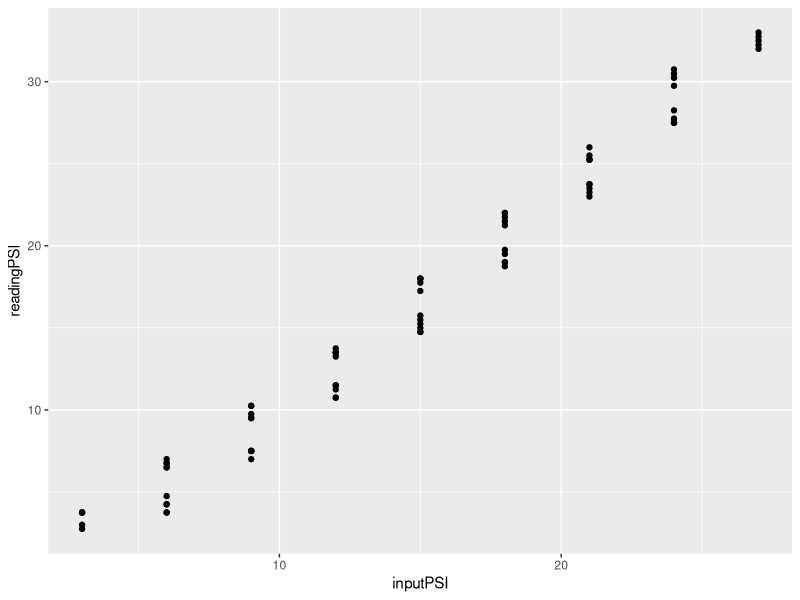
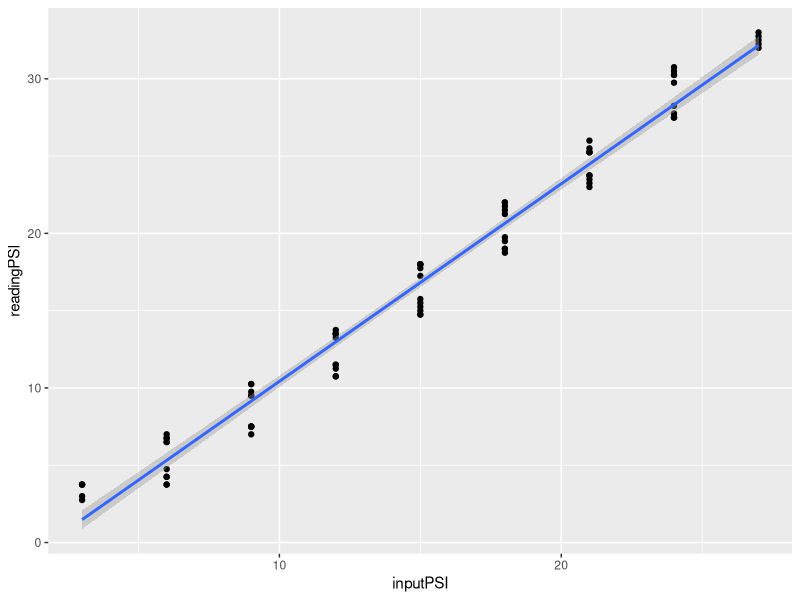
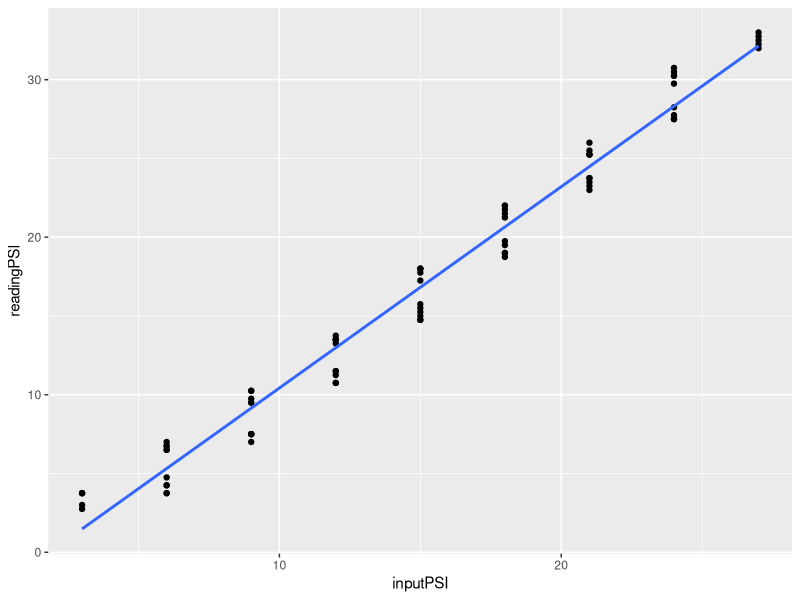

Reproduce these figures in R, in order.
## ---- chunk 1
library(knitr)
opts_knit$set(root.dir = "../")
opts_chunk$set(echo = TRUE, message = FALSE, collapse = TRUE, warning = FALSE, cache = TRUE, cache.path = "tut-04-cache/", fig.path = "tut-04-images/")
## ---- chunk 2
rm(list = (ls()))
library(tidyverse)
library(readxl)
## ---- chunk 3
# read a CSV file
press_calibr <- read_csv("data/press-calibr-long.csv")
## ---- chunk 4
# plot the calibration data in a scatterplot
f1 <- ggplot(data = press_calibr,
		aes(x = inputPSI, y = readingPSI)) +
	geom_point()
print(f1)
## ---- chunk 5
# add a linear regression
f2 <- f1 + geom_smooth(method = lm)
print(f2)
## ---- chunk 6
# omit the confidence interval
f3 <- f1 +
	geom_smooth(method = lm, se = FALSE)
print(f3)
